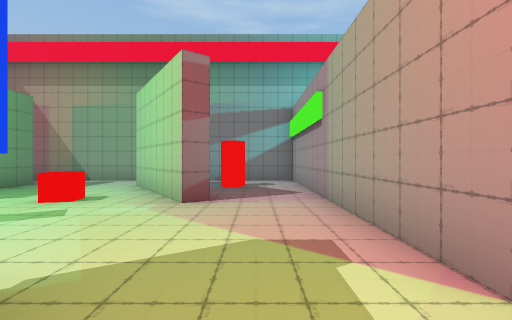
view 1 (above)

18 first-person views from a walk through a 3-D level made in the Unity game engine. The camera is 1.4 m above the floor, looks level and sees 90° across. The floor is counted in squares, 2 m on a side. Each view is taken from the middle of a square. On the plan, view 1 faces up. The plan holds only what a view shows up to about 9 squares ahead; the rest is blank. Some animated figures are left out.

view 2
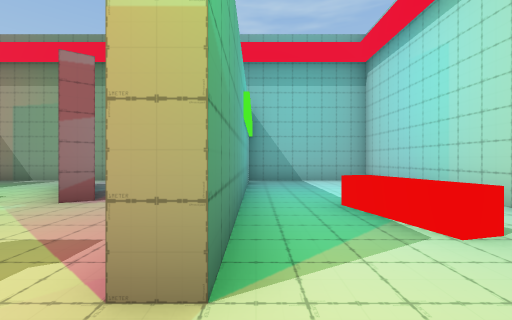

view 3
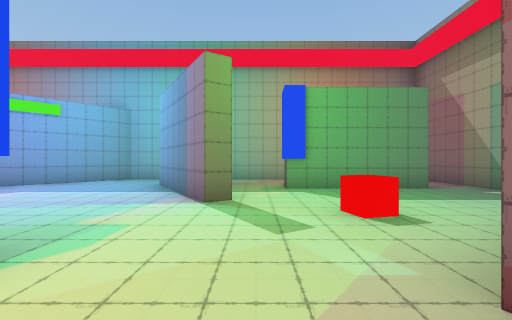

view 4
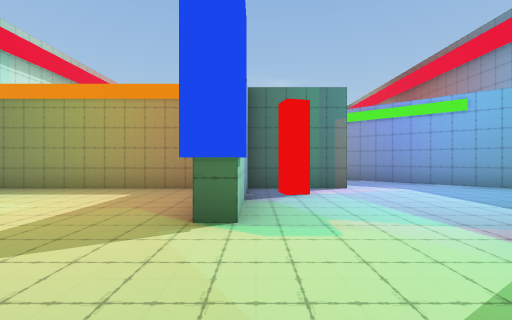

view 5
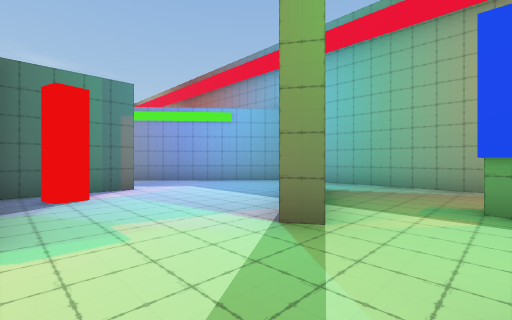

view 6
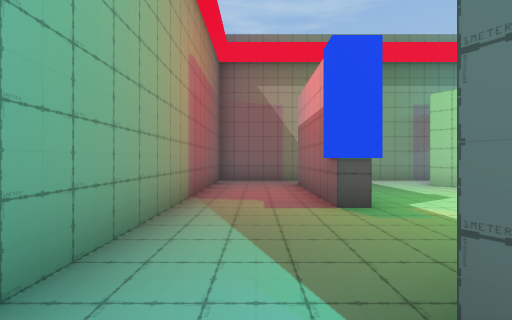

view 7
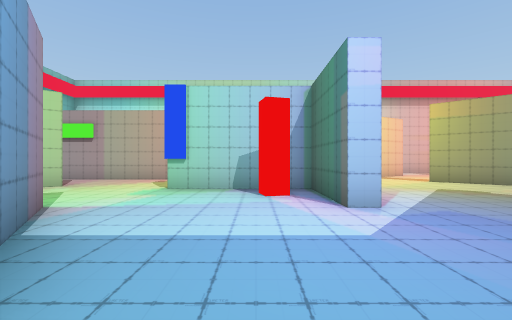

view 8
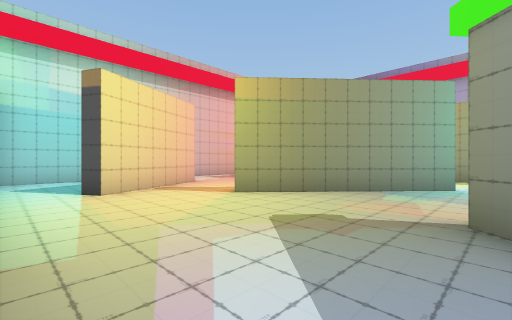

view 9
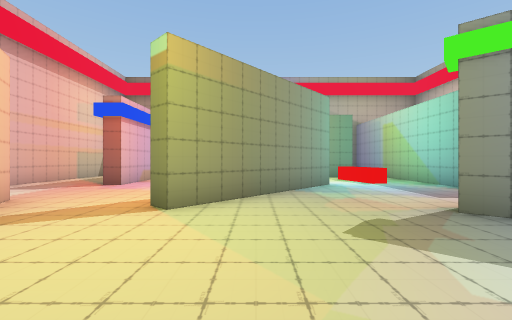

view 10
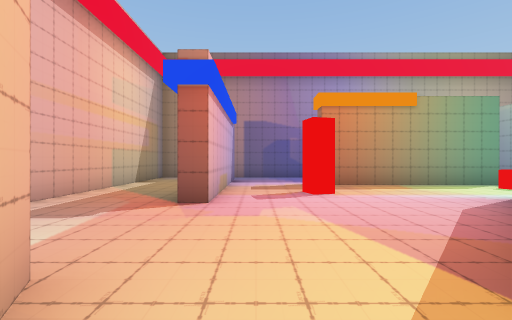

view 11
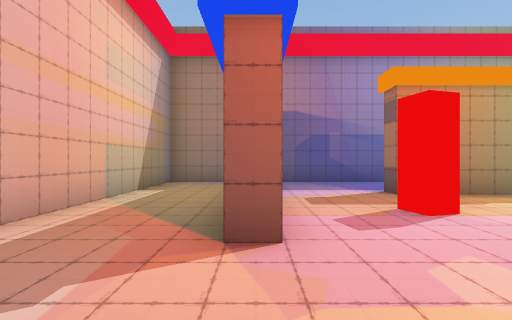

view 12
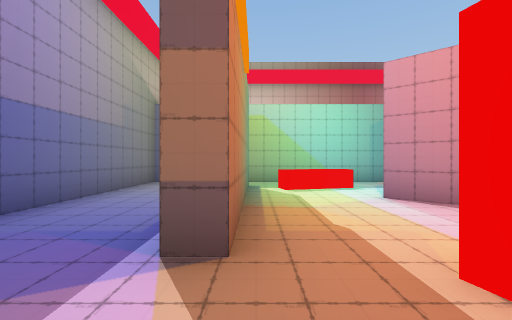

view 13
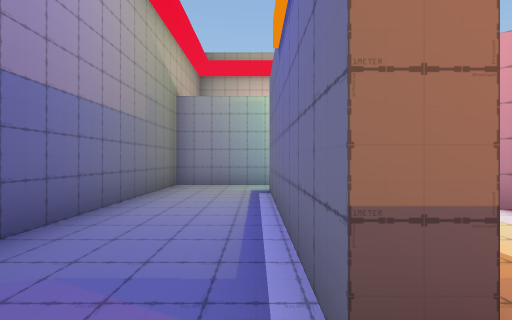

view 14
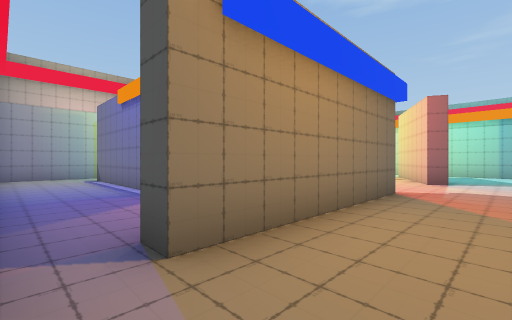

view 15
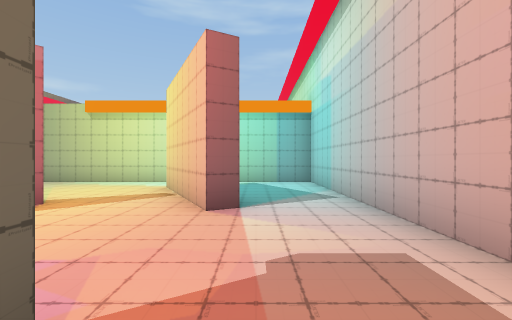

view 16
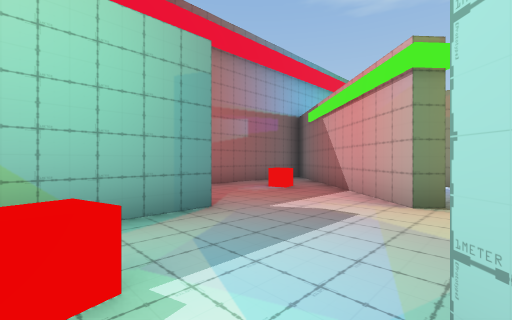

view 17
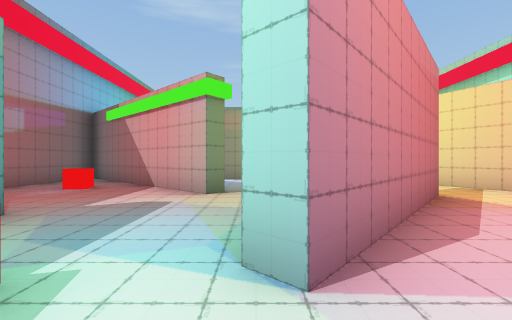

view 18
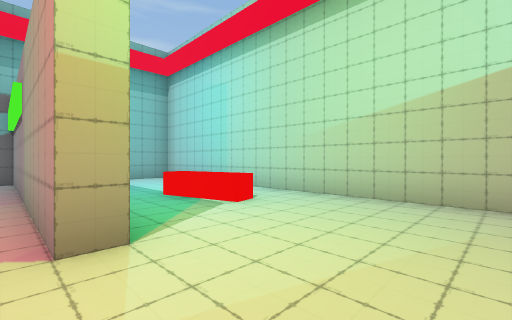

### Floor plan
Ten units are one square. View 1 is at (0, 0); x grows to the right and y downward. Boxes are objects, and circles mark ways between rooms. Rooms are numbered by the first view taken in them; rooms with no view inside come last. Other rooms are left out.
<svg viewBox="-97 -93 160 260">
<path fill="none" stroke="#000" d="M58 10 58 -88 18 -88M18 -78 18 -12 13 -12M-5 23 44 23M44 -24 38 -22 33 -40M-45 -26 -42 -22 -71 -3M-6 -44 -11 -41 -33 -70M13 -12 13 -88 -65 -88M-30 17 -31 12 -26 11M-62 -74 -62 -37 -68 -37M-43 28 -43 23 -18 23 -18 -12 -11 -12M-92 -14 -92 1M-91 17 -71 35M-62 86 -62 115M-31 103 2 66 6 69M-71 35 -37 64 -40 68 -83 30M12 28 -43 28M27 64 17 44M-92 30 -92 44M-50 107 -44 105M39 72 33 75 27 64M6 69 -27 106 -31 103M28 136 28 102 33 102 33 152 28 152M17 44 21 42M40 162 58 162 58 28 35 28M-49 132 2 132M-62 115 -62 135M-44 105 -40 123M2 132 2 137 -49 137M-62 135 -62 162 21 162M28 148 28 136M-40 123 -45 124M-68 -37 -68 -72M-65 -88 -92 -88 -92 -14"/>
<rect x="-35" y="-45" width="10" height="10" fill="#bbb"><title>cube</title></rect>
<rect x="-15" y="-75" width="10" height="10" fill="#bbb"><title>cylinder</title></rect>
<rect x="-75" y="55" width="10" height="10" fill="#bbb"><title>cube</title></rect>
<rect x="5" y="105" width="10" height="10" fill="#bbb"><title>block</title></rect>
<circle cx="5" cy="-10" r="3" fill="#2a7"/>
<circle cx="-55" cy="30" r="3" fill="#2a7"/>
<circle cx="-60" cy="-30" r="3" fill="#2a7"/>
<circle cx="-60" cy="-80" r="3" fill="#2a7"/>
<circle cx="-85" cy="-10" r="3" fill="#2a7"/>
<circle cx="-50" cy="120" r="3" fill="#2a7"/>
<circle cx="15" cy="70" r="3" fill="#2a7"/>
<circle cx="25" cy="35" r="3" fill="#2a7"/>
<circle cx="-50" cy="130" r="3" fill="#2a7"/>
<circle cx="15" cy="130" r="3" fill="#2a7"/>
<circle cx="30" cy="160" r="3" fill="#2a7"/>
<text x="30" y="-30">1</text>
<text x="-30" y="-30">2</text>
<text x="-30" y="60">3</text>
<text x="20" y="100">4</text>
<text x="-20" y="150">5</text>
<text x="-80" y="-50">6</text>
</svg>
Room 1 opens to room 2. Room 2 opens to room 3. Room 2 opens to room 6. Room 3 opens to room 4. Room 4 opens to room 5.

Where each view was taken, in squares from view 1:
view 1: 0 up, 0 right, facing up
view 2: 0 up, 2 right, facing up
view 3: 3 up, 0 right, facing left
view 4: 4 up, 2 left, facing down
view 5: 4 up, 2 left, facing down-left
view 6: 0 up, 8 left, facing up
view 7: 1 down, 8 left, facing right
view 8: 3 down, 4 left, facing down-right
view 9: 3 down, 1 left, facing down
view 10: 6 down, 2 right, facing down
view 11: 8 down, 3 right, facing down
view 12: 13 down, 2 right, facing left
view 13: 14 down, 1 right, facing left
view 14: 16 down, 5 right, facing up-left
view 15: 11 down, 4 right, facing up
view 16: 11 down, 3 left, facing up-left
view 17: 12 down, 3 left, facing up
view 18: 1 down, 1 right, facing up-right
